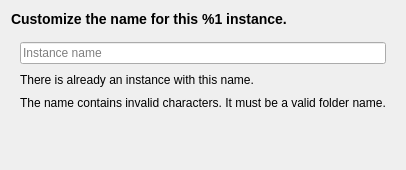
     <widget class="QWidget" name="page_5">
      <layout class="QVBoxLayout" name="verticalLayout_9">
       <item>
        <widget class="QWidget" name="widget_8" native="true">
         <layout class="QHBoxLayout" name="horizontalLayout_4">
          <property name="leftMargin">
           <number>0</number>
          </property>
          <property name="topMargin">
           <number>0</number>
          </property>
          <property name="rightMargin">
           <number>0</number>
          </property>
          <property name="bottomMargin">
           <number>0</number>
          </property>
          <item>
           <widget class="QLabel" name="instanceNameLabel">
            <property name="text">
             <string>&lt;h3&gt;Customize the name for this &lt;span style=&quot;white-space: nowrap;&quot;&gt;%1&lt;/span&gt; instance.&lt;/h3&gt;</string>
            </property>
            <property name="wordWrap">
             <bool>true</bool>
            </property>
           </widget>
          </item>
         </layout>
        </widget>
       </item>
       <item>
        <widget class="QWidget" name="widget_9" native="true">
         <layout class="QVBoxLayout" name="verticalLayout_8">
          <property name="spacing">
           <number>9</number>
          </property>
          <item>
           <widget class="QLineEdit" name="instanceName">
            <property name="placeholderText">
             <string>Instance name</string>
            </property>
           </widget>
          </item>
          <item>
           <widget class="QLabel" name="instanceNameExists">
            <property name="text">
             <string>There is already an instance with this name.</string>
            </property>
           </widget>
          </item>
          <item>
           <widget class="QLabel" name="instanceNameInvalid">
            <property name="text">
             <string>The name contains invalid characters. It must be a valid folder name.</string>
            </property>
           </widget>
          </item>
          <item>
           <spacer name="verticalSpacer_2">
            <property name="orientation">
             <enum>Qt::Vertical</enum>
            </property>
            <property name="sizeHint" stdset="0">
             <size>
              <width>20</width>
              <height>40</height>
             </size>
            </property>
           </spacer>
          </item>
         </layout>
        </widget>
       </item>
      </layout>
     </widget>
